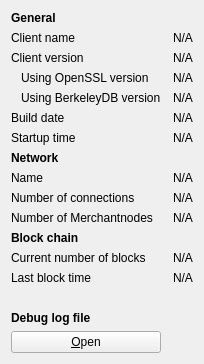
     <widget class="QWidget" name="tab_info">
      <attribute name="title">
       <string>&amp;Information</string>
      </attribute>
      <layout class="QGridLayout" name="gridLayout" columnstretch="0,0">
       <property name="horizontalSpacing">
        <number>12</number>
       </property>
       <item row="0" column="0">
        <widget class="QLabel" name="generalHeader">
         <property name="font">
          <font>
           <weight>75</weight>
           <bold>true</bold>
          </font>
         </property>
         <property name="text">
          <string>General</string>
         </property>
        </widget>
       </item>
       <item row="1" column="0">
        <widget class="QLabel" name="clientNameLabel">
         <property name="text">
          <string>Client name</string>
         </property>
        </widget>
       </item>
       <item row="1" column="1">
        <widget class="QLabel" name="clientName">
         <property name="cursor">
          <cursorShape>IBeamCursor</cursorShape>
         </property>
         <property name="text">
          <string>N/A</string>
         </property>
         <property name="textFormat">
          <enum>Qt::PlainText</enum>
         </property>
         <property name="textInteractionFlags">
          <set>Qt::LinksAccessibleByMouse|Qt::TextSelectableByKeyboard|Qt::TextSelectableByMouse</set>
         </property>
        </widget>
       </item>
       <item row="2" column="0">
        <widget class="QLabel" name="clientVersionLabel">
         <property name="text">
          <string>Client version</string>
         </property>
        </widget>
       </item>
       <item row="2" column="1">
        <widget class="QLabel" name="clientVersion">
         <property name="cursor">
          <cursorShape>IBeamCursor</cursorShape>
         </property>
         <property name="text">
          <string>N/A</string>
         </property>
         <property name="textFormat">
          <enum>Qt::PlainText</enum>
         </property>
         <property name="textInteractionFlags">
          <set>Qt::LinksAccessibleByMouse|Qt::TextSelectableByKeyboard|Qt::TextSelectableByMouse</set>
         </property>
        </widget>
       </item>
       <item row="3" column="0">
        <widget class="QLabel" name="openSSLVersionLabel">
         <property name="text">
          <string>Using OpenSSL version</string>
         </property>
         <property name="indent">
          <number>10</number>
         </property>
        </widget>
       </item>
       <item row="3" column="1">
        <widget class="QLabel" name="openSSLVersion">
         <property name="cursor">
          <cursorShape>IBeamCursor</cursorShape>
         </property>
         <property name="text">
          <string>N/A</string>
         </property>
         <property name="textFormat">
          <enum>Qt::PlainText</enum>
         </property>
         <property name="textInteractionFlags">
          <set>Qt::LinksAccessibleByMouse|Qt::TextSelectableByKeyboard|Qt::TextSelectableByMouse</set>
         </property>
        </widget>
       </item>
       <item row="4" column="0">
        <widget class="QLabel" name="berkeleyDBVersionLabel">
         <property name="text">
          <string>Using BerkeleyDB version</string>
         </property>
         <property name="indent">
          <number>10</number>
         </property>
        </widget>
       </item>
       <item row="4" column="1">
        <widget class="QLabel" name="berkeleyDBVersion">
         <property name="cursor">
          <cursorShape>IBeamCursor</cursorShape>
         </property>
         <property name="text">
          <string>N/A</string>
         </property>
         <property name="textFormat">
          <enum>Qt::PlainText</enum>
         </property>
         <property name="textInteractionFlags">
          <set>Qt::LinksAccessibleByMouse|Qt::TextSelectableByKeyboard|Qt::TextSelectableByMouse</set>
         </property>
        </widget>
       </item>
       <item row="5" column="0">
        <widget class="QLabel" name="buildDateLabel">
         <property name="text">
          <string>Build date</string>
         </property>
        </widget>
       </item>
       <item row="5" column="1">
        <widget class="QLabel" name="buildDate">
         <property name="cursor">
          <cursorShape>IBeamCursor</cursorShape>
         </property>
         <property name="text">
          <string>N/A</string>
         </property>
         <property name="textFormat">
          <enum>Qt::PlainText</enum>
         </property>
         <property name="textInteractionFlags">
          <set>Qt::LinksAccessibleByMouse|Qt::TextSelectableByKeyboard|Qt::TextSelectableByMouse</set>
         </property>
        </widget>
       </item>
       <item row="6" column="0">
        <widget class="QLabel" name="startupTimeLabel">
         <property name="text">
          <string>Startup time</string>
         </property>
        </widget>
       </item>
       <item row="6" column="1">
        <widget class="QLabel" name="startupTime">
         <property name="cursor">
          <cursorShape>IBeamCursor</cursorShape>
         </property>
         <property name="text">
          <string>N/A</string>
         </property>
         <property name="textFormat">
          <enum>Qt::PlainText</enum>
         </property>
         <property name="textInteractionFlags">
          <set>Qt::LinksAccessibleByMouse|Qt::TextSelectableByKeyboard|Qt::TextSelectableByMouse</set>
         </property>
        </widget>
       </item>
       <item row="7" column="0">
        <widget class="QLabel" name="networkHeader">
         <property name="font">
          <font>
           <weight>75</weight>
           <bold>true</bold>
          </font>
         </property>
         <property name="text">
          <string>Network</string>
         </property>
        </widget>
       </item>
       <item row="8" column="0">
        <widget class="QLabel" name="networkNameLabel">
         <property name="text">
          <string>Name</string>
         </property>
        </widget>
       </item>
       <item row="8" column="1">
        <widget class="QLabel" name="networkName">
         <property name="cursor">
          <cursorShape>IBeamCursor</cursorShape>
         </property>
         <property name="text">
          <string>N/A</string>
         </property>
         <property name="textFormat">
          <enum>Qt::PlainText</enum>
         </property>
         <property name="textInteractionFlags">
          <set>Qt::LinksAccessibleByMouse|Qt::TextSelectableByKeyboard|Qt::TextSelectableByMouse</set>
         </property>
        </widget>
       </item>
       <item row="9" column="0">
        <widget class="QLabel" name="numberOfConnectionsLabel">
         <property name="text">
          <string>Number of connections</string>
         </property>
        </widget>
       </item>
       <item row="9" column="1">
        <widget class="QLabel" name="numberOfConnections">
         <property name="cursor">
          <cursorShape>IBeamCursor</cursorShape>
         </property>
         <property name="text">
          <string>N/A</string>
         </property>
         <property name="textFormat">
          <enum>Qt::PlainText</enum>
         </property>
         <property name="textInteractionFlags">
          <set>Qt::LinksAccessibleByMouse|Qt::TextSelectableByKeyboard|Qt::TextSelectableByMouse</set>
         </property>
        </widget>
       </item>
       <item row="10" column="0">
        <widget class="QLabel" name="merchantnodeCountLabel">
         <property name="text">
          <string>Number of Merchantnodes</string>
         </property>
        </widget>
       </item>
       <item row="10" column="1">
        <widget class="QLabel" name="merchantnodeCount">
         <property name="cursor">
          <cursorShape>IBeamCursor</cursorShape>
         </property>
         <property name="text">
          <string>N/A</string>
         </property>
         <property name="textFormat">
          <enum>Qt::PlainText</enum>
         </property>
         <property name="textInteractionFlags">
          <set>Qt::LinksAccessibleByMouse|Qt::TextSelectableByKeyboard|Qt::TextSelectableByMouse</set>
         </property>
        </widget>
       </item>
       <item row="11" column="0">
        <widget class="QLabel" name="blockchainHeader">
         <property name="font">
          <font>
           <weight>75</weight>
           <bold>true</bold>
          </font>
         </property>
         <property name="text">
          <string>Block chain</string>
         </property>
        </widget>
       </item>
       <item row="12" column="0">
        <widget class="QLabel" name="numberOfBlocksLabel">
         <property name="text">
          <string>Current number of blocks</string>
         </property>
        </widget>
       </item>
       <item row="12" column="1">
        <widget class="QLabel" name="numberOfBlocks">
         <property name="cursor">
          <cursorShape>IBeamCursor</cursorShape>
         </property>
         <property name="text">
          <string>N/A</string>
         </property>
         <property name="textFormat">
          <enum>Qt::PlainText</enum>
         </property>
         <property name="textInteractionFlags">
          <set>Qt::LinksAccessibleByMouse|Qt::TextSelectableByKeyboard|Qt::TextSelectableByMouse</set>
         </property>
        </widget>
       </item>
       <item row="13" column="0">
        <widget class="QLabel" name="lastBlockTimeLabel">
         <property name="text">
          <string>Last block time</string>
         </property>
        </widget>
       </item>
       <item row="13" column="1">
        <widget class="QLabel" name="lastBlockTime">
         <property name="cursor">
          <cursorShape>IBeamCursor</cursorShape>
         </property>
         <property name="text">
          <string>N/A</string>
         </property>
         <property name="textFormat">
          <enum>Qt::PlainText</enum>
         </property>
         <property name="textInteractionFlags">
          <set>Qt::LinksAccessibleByMouse|Qt::TextSelectableByKeyboard|Qt::TextSelectableByMouse</set>
         </property>
        </widget>
       </item>
       <item row="14" column="0">
        <spacer name="verticalSpacer_2">
         <property name="orientation">
          <enum>Qt::Vertical</enum>
         </property>
         <property name="sizeHint" stdset="0">
          <size>
           <width>20</width>
           <height>20</height>
          </size>
         </property>
        </spacer>
       </item>
       <item row="15" column="0">
        <widget class="QLabel" name="debugLogFileHeader">
         <property name="font">
          <font>
           <weight>75</weight>
           <bold>true</bold>
          </font>
         </property>
         <property name="text">
          <string>Debug log file</string>
         </property>
        </widget>
       </item>
       <item row="16" column="0">
        <widget class="QPushButton" name="openDebugLogfileButton">
         <property name="toolTip">
          <string>Open the Artax debug log file from the current data directory. This can take a few seconds for large log files.</string>
         </property>
         <property name="text">
          <string>&amp;Open</string>
         </property>
         <property name="autoDefault">
          <bool>false</bool>
         </property>
        </widget>
       </item>
      </layout>
     </widget>
